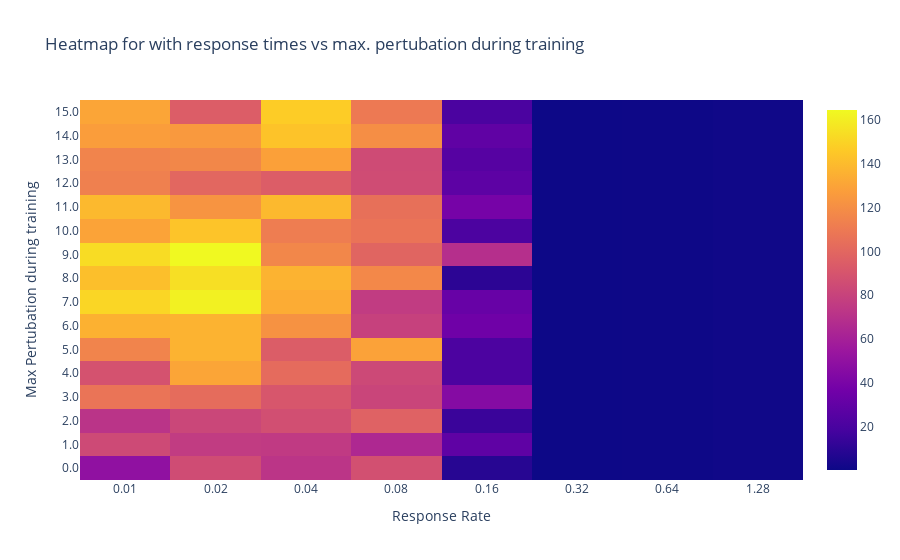

Notebook code cell kept with this figure:
### Code cell
fig = go.Figure(data=go.Heatmap(
                    z=rewards, x=df['response_rate'].unique().astype('U'),
                   y=df['g_force'].unique().astype('U')))

fig.update_layout(
    title='Heatmap for with response times vs max. pertubation during training',
    xaxis_title="Response Rate",
    yaxis_title="Max Pertubation during training",
)

### Figure 1 — Plotly figure (JSON) as saved in the notebook; plotly's stock layout.template omitted (floating-point values rounded to 4 significant figures)
{"data": [{"type": "heatmap", "x": ["0.01", "0.02", "0.04", "0.08", "0.16", "0.32", "0.64", "1.28"], "y": ["0.0", "1.0", "2.0", "3.0", "4.0", "5.0", "6.0", "7.0", "8.0", "9.0", "10.0", "11.0", "12.0", "13.0", "14.0", "15.0"], "z": [[49.85, 85.15, 72.36, 87.41, 8.589, 0.32, 0.64, 1.28], [84.0, 76.23, 75.04, 64.75, 29.0, 0.32, 0.64, 1.28], [71.53, 82.26, 86.89, 97.19, 14.84, 0.32, 0.64, 1.28], [106.9, 102.8, 90.86, 81.07, 45.12, 0.32, 0.64, 1.28], [88.72, 130.7, 102.5, 83.33, 21.02, 0.32, 0.64, 1.28], [115.0, 136.6, 94.47, 129.3, 21.04, 0.32, 0.64, 1.28], [135.8, 136.4, 121.9, 79.24, 35.44, 0.32, 0.64, 1.28], [151.1, 161.2, 133.4, 76.21, 32.1, 0.32, 0.64, 1.28], [141.4, 154.6, 136.5, 117.1, 10.37, 0.32, 0.64, 1.28], [153.1, 164.5, 116.6, 98.82, 68.59, 0.32, 0.64, 1.28], [129.8, 143.5, 111.4, 106.8, 21.0, 0.32, 0.64, 1.28], [138.9, 122.7, 139.2, 104.9, 38.68, 0.32, 0.64, 1.28], [113.0, 99.94, 94.71, 85.2, 28.2, 0.32, 0.64, 1.28], [115.0, 116.7, 128.6, 84.53, 25.13, 0.32, 0.64, 1.28], [127.0, 125.0, 143.1, 119.9, 29.43, 0.32, 0.64, 1.28], [130.5, 94.66, 146.8, 109.5, 20.73, 0.32, 0.64, 1.28]]}], "layout": {"title": {"text": "Heatmap for with response times vs max. pertubation during training"}, "xaxis": {"title": {"text": "Response Rate"}}, "yaxis": {"title": {"text": "Max Pertubation during training"}}}}
